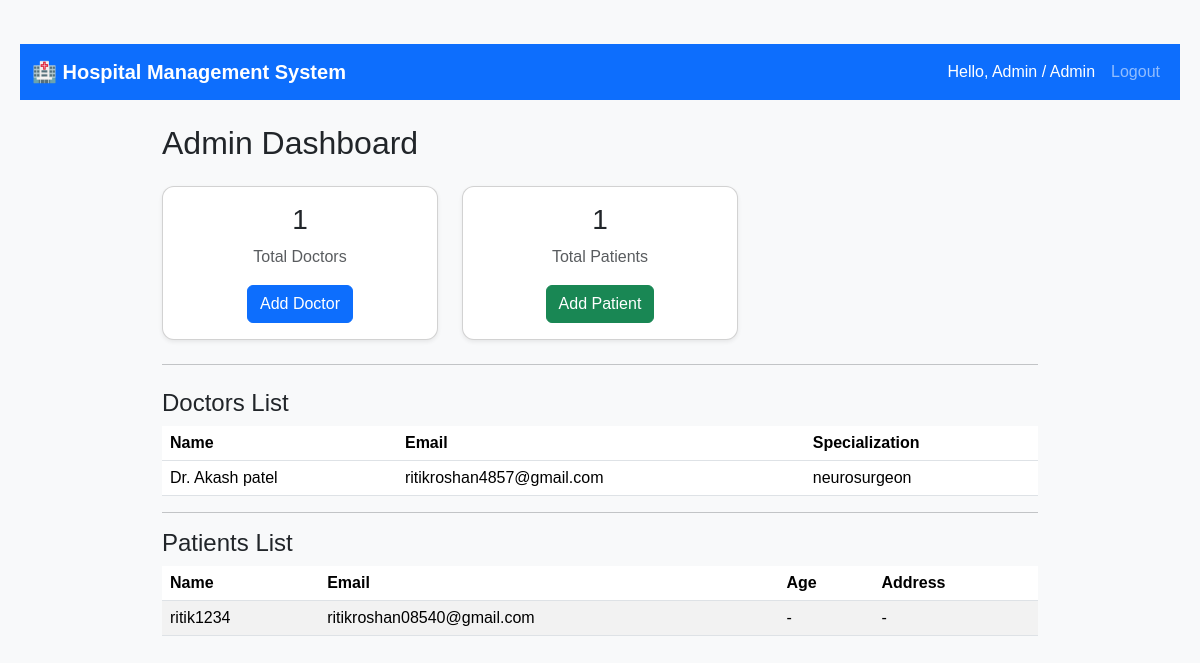
The page /admin/ (signed in) on the database its author committed.
### app/models.py (models this page shows, shortened)
class User(UserMixin, db.Model):
    __tablename__ = "user"
    id = db.Column(db.Integer, primary_key=True)
    name = db.Column(db.String(120), nullable=True)
    email = db.Column(db.String(150), unique=True, nullable=False)
    password_hash = db.Column(db.String(256), nullable=False)
    role = db.Column(db.String(20), nullable=False, default="patient")

class Doctor(db.Model):
    id = db.Column(db.Integer, primary_key=True)
    user_id = db.Column(db.Integer, db.ForeignKey("user.id"), unique=True, nullable=False)
    specialization = db.Column(db.String(150), nullable=True)
    user = db.relationship("User", backref=db.backref("doctor_profile", uselist=False))

class Patient(db.Model):
    id = db.Column(db.Integer, primary_key=True)
    user_id = db.Column(db.Integer, db.ForeignKey("user.id"), unique=True, nullable=False)
    age = db.Column(db.Integer, nullable=True)
    address = db.Column(db.String(250), nullable=True)
    user = db.relationship("User", backref=db.backref("patient_profile", uselist=False))

### app/admin/routes.py (the view)
    def wrapper(*args, **kwargs):
        if not current_user.is_authenticated or current_user.role != "admin":
            flash("Admin access required", "danger")
            return redirect(url_for("auth.login"))
        return fn(*args, **kwargs)

### app/admin/routes.py (called while the page is built)
def admin_required(fn):
    def wrapper(*args, **kwargs):
        if not current_user.is_authenticated or current_user.role != "admin":
            flash("Admin access required", "danger")
            return redirect(url_for("auth.login"))
        return fn(*args, **kwargs)
    wrapper.__name__ = fn.__name__
    return wrapper

@admin_bp.route("/")
@login_required
@admin_required
def index():
    doctors = Doctor.query.all()
    patients = Patient.query.all()
    return render_template("admin/index.html", doctors=doctors, patients=patients)

### app/auth/routes.py (called while the page is built)
@login_manager.user_loader
def load_user(user_id):
    try:
        return User.query.get(int(user_id))
    except Exception:
        return None

### app/templates/admin/index.html (shortened to what this page needs)
{% extends "base.html" %}
{% block content %}
<h2 class="mb-4">Admin Dashboard</h2>
<div class="row g-4">
    <div class="col-md-4">
        <div class="card shadow-sm text-center">
            <div class="card-body">
                <h3>{{ doctors|length }}</h3>
                <p class="text-muted">Total Doctors</p>
                <a class="btn btn-primary" href="{{ url_for('admin.add_doctor') }}">Add Doctor</a>
            </div>
        </div>
    </div>
    <div class="col-md-4">
        <div class="card shadow-sm text-center">
            <div class="card-body">
                <h3>{{ patients|length }}</h3>
                <p class="text-muted">Total Patients</p>
                <a class="btn btn-success" href="{{ url_for('admin.add_patient') }}">Add Patient</a>
            </div>
        </div>
    </div>
</div>
<hr class="my-4">
<h4>Doctors List</h4>
<table class="table table-hover">
    <thead>
        <tr>
            <th>Name</th>
            <th>Email</th>
            <th>Specialization</th>
        </tr>
    </thead>
    <tbody>
        {% for d in doctors %}
        <tr>
            <td>{{ d.user.name }}</td>
            <td>{{ d.user.email }}</td>
            <td>{{ d.specialization }}</td>
        </tr>
        {% else %}
        <tr><td colspan="3">No doctors found</td></tr>
        {% endfor %}
    </tbody>
</table>
<hr>
<h4>Patients List</h4>
<table class="table table-striped">
    <thead>
        <tr>
            <th>Name</th><th>Email</th><th>Age</th><th>Address</th>
        </tr>
    </thead>
    <tbody>
        {% for p in patients %}
        <tr>
            <td>{{ p.user.name }}</td>
            <td>{{ p.user.email }}</td>
            <td>{{ p.age or "-" }}</td>
            <td>{{ p.address or "-" }}</td>
        </tr>
        {% else %}
        <tr><td colspan="4">No patients found</td></tr>
        {% endfor %}
    </tbody>
</table>
{% endblock %}

### app/templates/base.html (shortened to what this page needs)
﻿<!doctype html>
<html lang="en">
<head>
    <link
        href="https://cdn.jsdelivr.net/npm/bootstrap@5.3.2/dist/css/bootstrap.min.css"
        rel="stylesheet">
    <link rel="stylesheet" href="{{ url_for('static', filename='css/style.css') }}">
</head>
<body class="bg-light">
<nav class="navbar navbar-expand-lg navbar-dark bg-primary mb-4">
  <div class="container-fluid">
    <a class="navbar-brand fw-bold" href="/">🏥 Hospital Management System</a>
    <div class="collapse navbar-collapse">
      <ul class="navbar-nav ms-auto">
        {% if current_user.is_authenticated %}
            <li class="nav-item">
                <span class="nav-link text-white">
                    Hello, {{ current_user.role|capitalize }} / {{ current_user.name }}
                </span>
            </li>
            <li class="nav-item">
                <a class="nav-link" href="{{ url_for('auth.logout') }}">Logout</a>
            </li>
        {% else %}
            <li class="nav-item">
                <a class="nav-link" href="{{ url_for('auth.login') }}">Login</a>
            </li>
        {% endif %}
      </ul>
    </div>
  </div>
</nav>
<div class="container">
    {% block content %}{% endblock %}
</div>
</body>
</html>

### app/static/css/style.css (style rules this page uses)
body { font-family: Arial, sans-serif; margin: 20px; }
nav { margin-bottom: 10px; }
.container { max-width: 900px; margin: 0 auto; }
body { background: #f0f4f8; }
.card { border-radius: 12px; }

### rows shown on the page
User: role "Admin", name "Admin"
Doctor: user.name "Dr. Akash patel", user.email "ritikroshan4857@gmail.com", specialization "neurosurgeon"
Patient: user.name "ritik1234", user.email "ritikroshan08540@gmail.com", age "-", address "-"

### other values the page prints
{{ doctors|length }} "1"
{{ patients|length }} "1"
